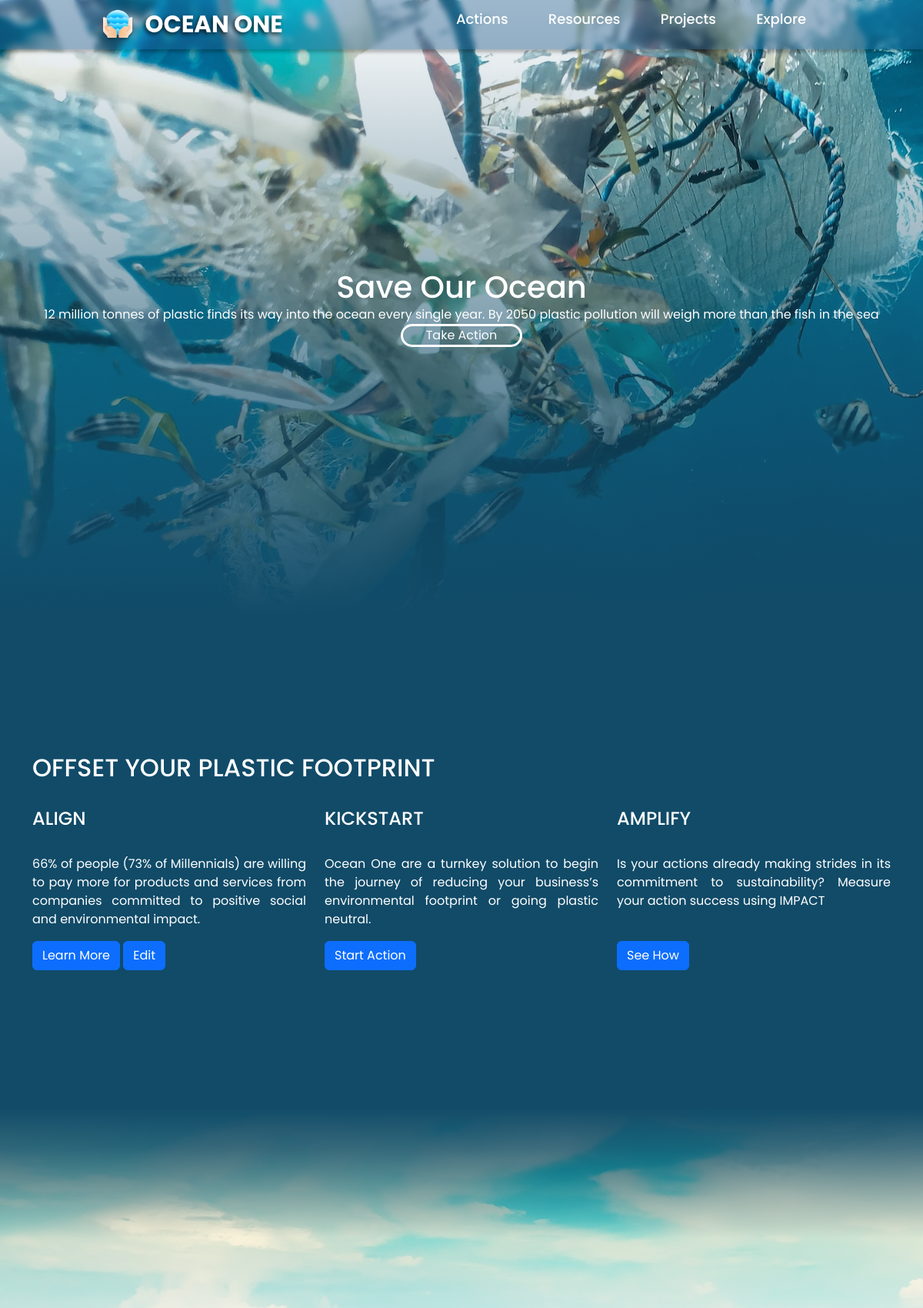
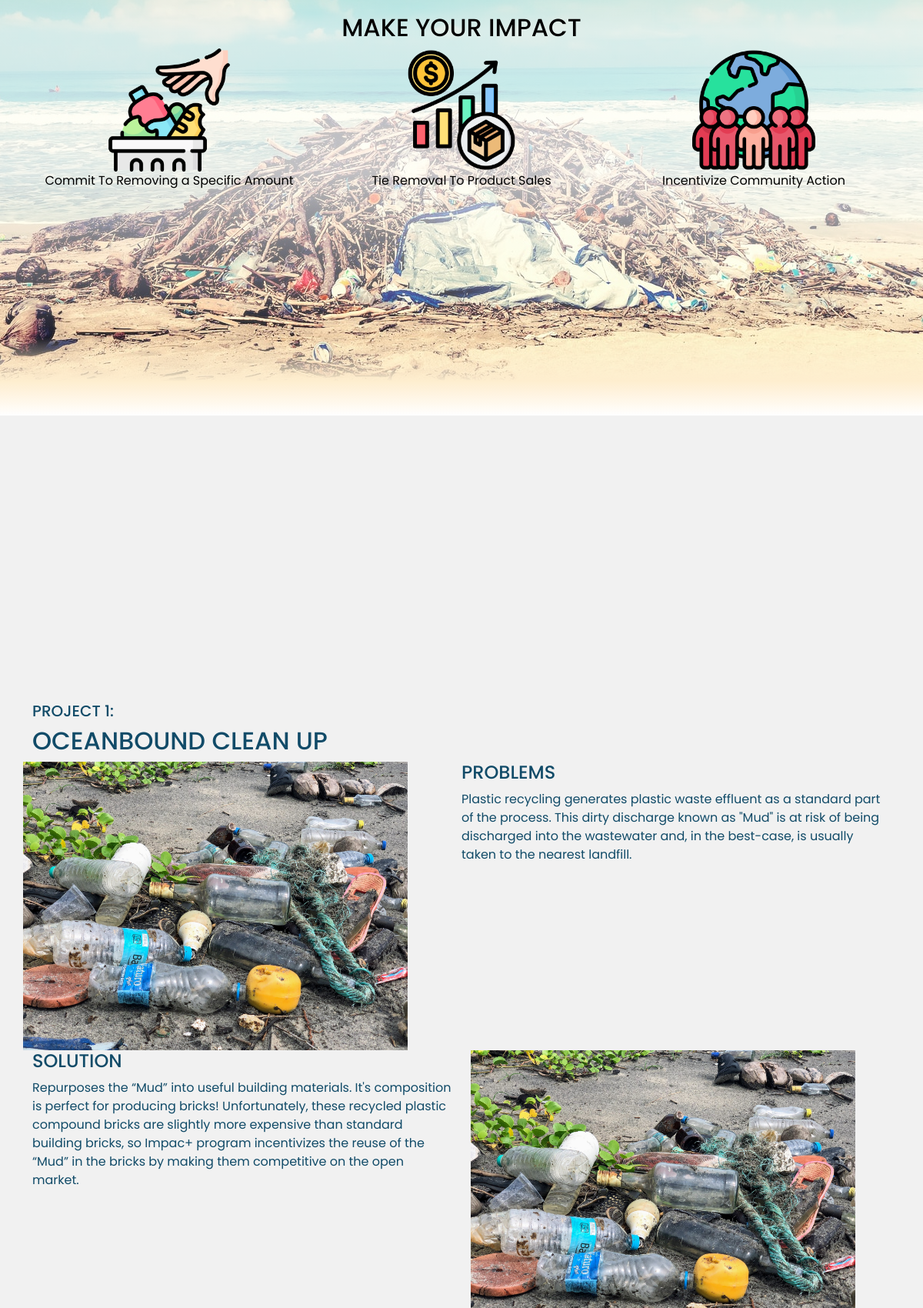
The page / (upper part) on the database its author committed (2 pictures, top to bottom).
### tables this page shows
CREATE TABLE `page_02` (
  `title` varchar(10) NOT NULL,
  `paragraph` varchar(300) NOT NULL,
  `id` varchar(20) NOT NULL,
  `button_text` varchar(20) NOT NULL
);

### index.php (the view, shortened to what this page needs)
<!DOCTYPE html>
<html lang="en">
  <head>
    <link
      href="https://cdn.jsdelivr.net/npm/bootstrap@5.3.0-alpha3/dist/css/bootstrap.min.css"
      rel="stylesheet"
    />
    <link rel="stylesheet" href="./style/style.css" />
  </head>
  <body>
    <nav class="navigation-bar w-100">
      <a href="#">
        <img src="./img/main-logo.png" alt="logo" class="logo" />
      </a>
      <div class="d-flex justify-content-center align-items-center">
        <ul>
          <li><a href="">Actions</a></li>
          <li><a href="">Resources</a></li>
          <li><a href="">Projects</a></li>
          <li><a href="">Explore</a></li>
        </ul>
      </div>
    </nav>
    <div
      class="page-1 text-center vh-100 d-flex flex-column justify-content-center"
    >
      <h1 class="mb-0">Save Our Ocean</h1>
      <p class="mb-0">
        12 million tonnes of plastic finds its way into the ocean every single
        year. By 2050 plastic pollution will weigh more than the fish in the sea
      </p>
      <span>
        <button onclick="takeAction()" class="btn-main">Take Action</button>
      </span>
    </div>
        <?php
        include'conn.php';
        $query1 = $conn->query("SELECT * FROM page_02");
        $query2 = $conn->query("SELECT * FROM page_02 LIMIT 1, 1");
        $query3 = $conn->query("SELECT * FROM page_02 LIMIT 2, 1");
        $row1 = $query1->fetch_assoc();
        $row2 = $query2->fetch_assoc();
        $row3 = $query3->fetch_assoc();
        ?>
        <div class="page-2 d-flex flex-column justify-content-center">
          <div class="container">
        <div class="row">
          <h2>OFFSET YOUR PLASTIC FOOTPRINT</h2>
        </div>
        <div class="row py-4">
          <div class="col">
            <h4><?php echo $row1['title']; ?></h4>
          </div>
          <div class="col">
            <h4><?php echo $row2['title']; ?></h4>
          </div>
          <div class="col">
            <h4><?php echo $row3['title']; ?></h4>
          </div>
        </div>
        <div class="row">
          <div class="col text-justify" <?php echo "id=".$row1['id']."\"";?> >
            <p>
            <?php echo $row1['paragraph']; ?>
            </p>
          </div>
          <div class="col text-justify" <?php echo "id=".$row2['id']."\"";?>>
            <p>
            <?php echo $row2['paragraph']; ?>
            </p>
          </div>
          <div class="col text-justify">
            <p>
            <?php echo $row3['paragraph']; ?>
            </p>
            </div>
            </div>
            <div class="row">
            <div class="col">
            <button class="btn btn-primary">
              <?php echo $row1['button_text']; ?>
            </button>
            <span id="editButton">
            <button class="btn btn-primary" onclick="editText()">Edit</button>
            </span>
            </div>
          <div class="col">
            <button class="btn btn-primary">
              <?php echo $row2['button_text']; ?>
            </button>
            </div>
            <div class="col">
            <button class="btn btn-primary">
              <?php echo $row3['button_text']; ?>
            </button>
            </div>
            </div>
            </div>
            </div>
            <div
            class="page-3 black text-center vh-100 d-flex flex-column justify-content-center"
            >
            <div class="container">
            <div class="row black">
            <h2>MAKE YOUR IMPACT</h2>
            </div>
            <div class="row">
            <div class="col">
            <img
            src="./icons/trash.png"
            alt="Throwing away trash logo"
            class="icon"
            />
          </div>
          <div class="col">
            <img
              src="./icons/sales.png"
              alt="Product sales logo"
              class="icon"
            />
          </div>
          <div class="col">
            <img
              src="./icons/epidemiology.png"
              alt="Community action logo"
              class="icon"
            />
          </div>
        </div>
        <div class="row black">
          <div class="col">
            <p class="black">Commit To Removing a Specific Amount</p>
          </div>
          <div class="col">
            <p class="black">Tie Removal To Product Sales</p>
          </div>
          <div class="col">
            <p class="black">Incentivize Community Action</p>
          </div>
        </div>
      </div>
    </div>
    <div class="page-4 d-flex flex-column justify-content-center">
      <div class="container">
        <section>
          <div class="row">
            <h5>PROJECT 1:</h5>
            <h2>OCEANBOUND CLEAN UP</h2>
          </div>
          <div class="row">
            <div class="col p-0">
              <img
                src="./img/john-cameron-FMrZLPdDyx4-unsplash.jpg"
                alt=""
                class="proj-img"
              />
            </div>
            <div class="col">
              <h4>PROBLEMS</h4>
              <p>
                Plastic recycling generates plastic waste effluent as a standard
                part of the process. This dirty discharge known as "Mud" is at
                risk of being discharged into the wastewater and, in the
                best-case, is usually taken to the nearest landfill.
              </p>
            </div>
          </div>
          <div class="row">
            <div class="col">
              <h4>SOLUTION</h4>
              <p>
                Repurposes the “Mud” into useful building materials. It's
                composition is perfect for producing bricks! Unfortunately,
                these recycled plastic compound bricks are slightly more
                expensive than standard building bricks, so Impac+ program
                incentivizes the reuse of the “Mud” in the bricks by making them
                competitive on the open market.
              </p>
            </div>
            <div class="col">
              <img
                src="./img/john-cameron-FMrZLPdDyx4-unsplash.jpg"
                alt=""
                class="proj-img"
              />
            </div>
          </div>
        </section>
      </div>
    </div>
  </body>
</html>

### style/style.css (style rules this page uses)
* { font-family: "Poppins", sans-serif; color: #ffffff; }
.btn-main { padding: 0px 30px; border: 3px solid #ffffff; border-radius: 27px; background-color: transparent; }
.page-1 { background: linear-gradient(rgba(0, 0, 0, 0), #114b68), url(../img/naja-bertolt-jensen-2St3S36Gu7w-unsplash.jpg); }
.page-2 { min-height: 80vh; background-color: #114b68; }
.page-3 { color: black; background: linear-gradient( 180deg, #114b68 0%, rgba(17, 75, 104, 0.78) 6.56%, rgba(17, 75, 104, 0) 21.15% ), linear-gradient( 180deg, rgba(255, 255, 255, 0) 0%, rgba(255, 255, 255, 0.0675) 10.39%, rgba(255, 255, 255, 0.75) 37.56%, rgba(255, 255, 255, 0.75) 60.66%, rgba(255, 255, 255, 0.105) 87.04%, rgba(255, 255, 255, 0) 100% ), linear-gradient( 180deg, rgba(255, 241, 205, 0) 87.29%, #feedcd 94.43%, #ffffff 100% ), url(../img/artem-beliaikin-l0VWETmSsTY-unsplash.jpg); background-position: center bottom; }
.icon { width: 10em; height: auto; }
.page-4 { height: 300vh; color: black; background-color: rgb(241, 241, 241); }
.page-4 p, .page-4 h2, .page-4 h4, .page-4 h5 { color: #114b68; }
.proj-img { width: 500px; height: auto; }
.navigation-bar { background-color: #2541b2; position: fixed; height: 4em; top: 0px; left: 0px; display: flex; justify-content: space-between; align-items: center; background: #1b58876d; box-shadow: 0px 4px 4px rgba(0, 0, 0, 0.25); backdrop-filter: blur(3.5px); padding: 0 8rem; }
.logo { height: 3rem; }
.navigation-bar ul li, footer ul li { list-style: none; display: inline-block; font-size: 18px; padding: 0 1.5rem; }
li a { font-weight: 500; color: white; text-decoration: none; }
.black { color: black; }
.text-justify { text-align: justify; }

### rows shown on the page
page_02: title "ALIGN", paragraph "66% of people (73% of Millennials) are willing to pay more for products and services from companies committed to positive social and environmental impact.", button_text "Learn More"
page_02: title "KICKSTART", paragraph "Ocean One are a turnkey solution to begin the journey of reducing your business’s environmental footprint or going plastic neutral.", button_text "Start Action"
page_02: title "AMPLIFY", paragraph "Is your actions already making strides in its commitment to sustainability? Measure your action success using IMPACT", button_text "See How"
